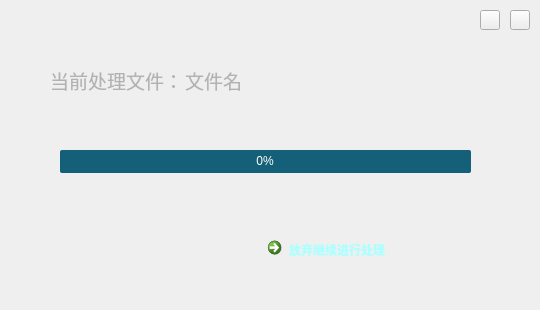
<?xml version="1.0" encoding="UTF-8"?>
<ui version="4.0">
 <class>WaitingProgressBar</class>
 <widget class="QWidget" name="WaitingProgressBar">
  <property name="windowModality">
   <enum>Qt::ApplicationModal</enum>
  </property>
  <property name="geometry">
   <rect>
    <x>0</x>
    <y>0</y>
    <width>540</width>
    <height>310</height>
   </rect>
  </property>
  <property name="minimumSize">
   <size>
    <width>540</width>
    <height>310</height>
   </size>
  </property>
  <property name="maximumSize">
   <size>
    <width>540</width>
    <height>310</height>
   </size>
  </property>
  <property name="windowTitle">
   <string>Form</string>
  </property>
  <widget class="QWidget" name="widget" native="true">
   <property name="geometry">
    <rect>
     <x>0</x>
     <y>0</y>
     <width>540</width>
     <height>310</height>
    </rect>
   </property>
   <property name="minimumSize">
    <size>
     <width>540</width>
     <height>310</height>
    </size>
   </property>
   <property name="maximumSize">
    <size>
     <width>540</width>
     <height>310</height>
    </size>
   </property>
   <property name="styleSheet">
    <string notr="true">QWidget#widget{border-image: url(:/ImgAlgorithmPro/Resources/bottom.png)}
</string>
   </property>
   <widget class="QLabel" name="label_file">
    <property name="geometry">
     <rect>
      <x>185</x>
      <y>60</y>
      <width>211</width>
      <height>41</height>
     </rect>
    </property>
    <property name="styleSheet">
     <string notr="true">font: 75 9pt &quot;微软雅黑&quot;;
color: rgb(178, 178, 178);</string>
    </property>
    <property name="text">
     <string>&lt;html&gt;&lt;head/&gt;&lt;body&gt;&lt;p&gt;&lt;span style=&quot; font-size:14pt;&quot;&gt;文件名&lt;/span&gt;&lt;/p&gt;&lt;/body&gt;&lt;/html&gt;</string>
    </property>
   </widget>
   <widget class="QLabel" name="label">
    <property name="geometry">
     <rect>
      <x>50</x>
      <y>60</y>
      <width>171</width>
      <height>41</height>
     </rect>
    </property>
    <property name="styleSheet">
     <string notr="true">font: 75 8pt &quot;微软雅黑&quot;;
color: rgb(178, 178, 178);</string>
    </property>
    <property name="text">
     <string>&lt;html&gt;&lt;head/&gt;&lt;body&gt;&lt;p&gt;&lt;span style=&quot; font-size:14pt;&quot;&gt;当前处理文件：&lt;/span&gt;&lt;/p&gt;&lt;/body&gt;&lt;/html&gt;</string>
    </property>
   </widget>
   <widget class="QCommandLinkButton" name="cmdLinkBtn">
    <property name="geometry">
     <rect>
      <x>260</x>
      <y>230</y>
      <width>185</width>
      <height>41</height>
     </rect>
    </property>
    <property name="styleSheet">
     <string notr="true">font: 12pt &quot;微软雅黑&quot;;
color: rgb(170, 255, 255);</string>
    </property>
    <property name="text">
     <string>放弃继续进行处理</string>
    </property>
   </widget>
   <widget class="QProgressBar" name="progressBar">
    <property name="geometry">
     <rect>
      <x>60</x>
      <y>150</y>
      <width>411</width>
      <height>23</height>
     </rect>
    </property>
    <property name="styleSheet">
     <string notr="true">QProgressBar{
font: 75 10pt &quot;微软雅黑&quot;;
border-radius:2px;
color:#fff;
	background-color:#156079;
}
QProgressBar::chunk {
	background-color: rgb(52, 52, 52);
    border-bottom:1px solid gray;
}</string>
    </property>
    <property name="value">
     <number>0</number>
    </property>
    <property name="alignment">
     <set>Qt::AlignCenter</set>
    </property>
    <property name="textVisible">
     <bool>true</bool>
    </property>
    <property name="orientation">
     <enum>Qt::Horizontal</enum>
    </property>
    <property name="textDirection">
     <enum>QProgressBar::TopToBottom</enum>
    </property>
   </widget>
   <widget class="QLabel" name="label_progress">
    <property name="geometry">
     <rect>
      <x>350</x>
      <y>90</y>
      <width>161</width>
      <height>41</height>
     </rect>
    </property>
    <property name="styleSheet">
     <string notr="true">font: 12pt &quot;微软雅黑&quot;;
color: rgb(178, 178, 178);</string>
    </property>
    <property name="text">
     <string>&lt;html&gt;&lt;head/&gt;&lt;body&gt;&lt;p&gt;&lt;br/&gt;&lt;/p&gt;&lt;/body&gt;&lt;/html&gt;</string>
    </property>
    <property name="alignment">
     <set>Qt::AlignCenter</set>
    </property>
   </widget>
   <widget class="QPushButton" name="pBtn_minimize">
    <property name="geometry">
     <rect>
      <x>480</x>
      <y>10</y>
      <width>20</width>
      <height>20</height>
     </rect>
    </property>
    <property name="styleSheet">
     <string notr="true">QPushButton{border-image: url(:/ImgAlgorithmPro/Resources/minimize.png);}
QPushButton:hover{border-image: url(:/ImgAlgorithmPro/Resources/minimize-mouse.png);}
QPushButton:pressed{border-image: url(:/ImgAlgorithmPro/Resources/minimize-mouse.png);}
</string>
    </property>
    <property name="text">
     <string/>
    </property>
    <property name="iconSize">
     <size>
      <width>25</width>
      <height>25</height>
     </size>
    </property>
   </widget>
   <widget class="QPushButton" name="pBtn_exit">
    <property name="geometry">
     <rect>
      <x>510</x>
      <y>10</y>
      <width>20</width>
      <height>20</height>
     </rect>
    </property>
    <property name="styleSheet">
     <string notr="true">QPushButton{border-image: url(:/ImgAlgorithmPro/Resources/exit.png);}
QPushButton:hover{border-image: url(:/ImgAlgorithmPro/Resources/exit-mouse.png);}
QPushButton:pressed{border-image: url(:/ImgAlgorithmPro/Resources/exit-mouse.png);}</string>
    </property>
    <property name="text">
     <string/>
    </property>
    <property name="iconSize">
     <size>
      <width>25</width>
      <height>25</height>
     </size>
    </property>
   </widget>
  </widget>
 </widget>
 <resources>
  <include location="ImgAlgorithmPro.qrc"/>
 </resources>
 <connections/>
</ui>
